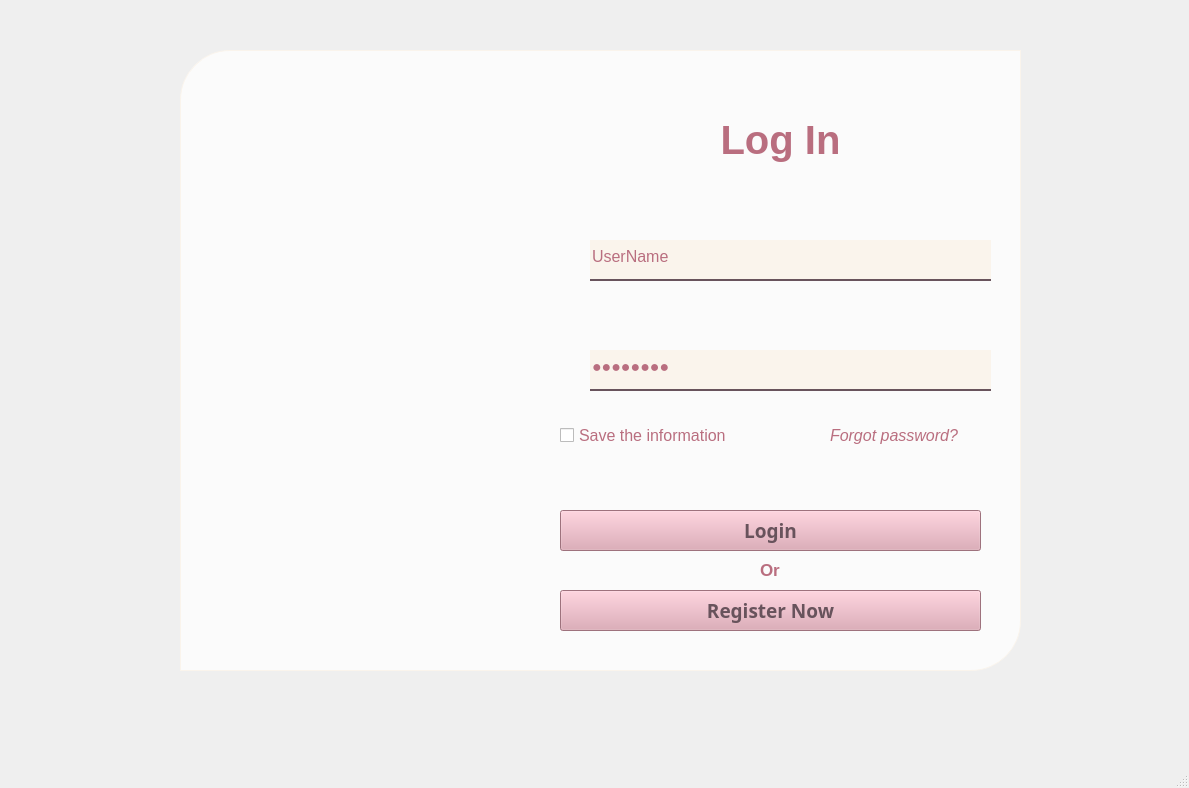
<?xml version="1.0" encoding="UTF-8"?>
<ui version="4.0">
 <class>MainWindow</class>
 <widget class="QMainWindow" name="MainWindow">
  <property name="geometry">
   <rect>
    <x>0</x>
    <y>0</y>
    <width>1189</width>
    <height>788</height>
   </rect>
  </property>
  <property name="maximumSize">
   <size>
    <width>1189</width>
    <height>16777215</height>
   </size>
  </property>
  <property name="windowTitle">
   <string>MainWindow</string>
  </property>
  <widget class="QWidget" name="centralwidget">
   <widget class="QLabel" name="label">
    <property name="geometry">
     <rect>
      <x>0</x>
      <y>-10</y>
      <width>1191</width>
      <height>751</height>
     </rect>
    </property>
    <property name="autoFillBackground">
     <bool>false</bool>
    </property>
    <property name="styleSheet">
     <string notr="true">border-image: url(:/Background/Background.jpg);</string>
    </property>
    <property name="text">
     <string/>
    </property>
    <property name="pixmap">
     <pixmap>images/Background.jpg</pixmap>
    </property>
    <property name="scaledContents">
     <bool>true</bool>
    </property>
   </widget>
   <widget class="QLabel" name="label_2">
    <property name="geometry">
     <rect>
      <x>180</x>
      <y>50</y>
      <width>351</width>
      <height>621</height>
     </rect>
    </property>
    <property name="autoFillBackground">
     <bool>false</bool>
    </property>
    <property name="styleSheet">
     <string notr="true"> border-top-left-radius: 50px;     
    border-top-right-radius: 0px;    
    border-bottom-left-radius: 0px;    
    border-bottom-right-radius: 0px;  

  </string>
    </property>
    <property name="text">
     <string/>
    </property>
    <property name="textFormat">
     <enum>Qt::PlainText</enum>
    </property>
    <property name="pixmap">
     <pixmap resource="images/bg.qrc">:/Background/Logo.png</pixmap>
    </property>
    <property name="scaledContents">
     <bool>true</bool>
    </property>
    <property name="alignment">
     <set>Qt::AlignLeading|Qt::AlignLeft|Qt::AlignVCenter</set>
    </property>
    <property name="wordWrap">
     <bool>false</bool>
    </property>
   </widget>
   <widget class="QLabel" name="label_4">
    <property name="geometry">
     <rect>
      <x>180</x>
      <y>50</y>
      <width>841</width>
      <height>621</height>
     </rect>
    </property>
    <property name="styleSheet">
     <string notr="true">background-color: rgba(255, 255, 255, 192);
 
    padding: 10px;
 border: 1px solid #faf4ec; 
border-top-left-radius: 50px;
border-top-right-radius: 0px;      /* góc trên phải */
    border-bottom-left-radius: 0px;    /* góc dưới trái */
    border-bottom-right-radius: 50px;  /* góc dưới phải */</string>
    </property>
    <property name="text">
     <string/>
    </property>
   </widget>
   <widget class="QLabel" name="label_3">
    <property name="geometry">
     <rect>
      <x>680</x>
      <y>100</y>
      <width>201</width>
      <height>81</height>
     </rect>
    </property>
    <property name="font">
     <font>
      <pointsize>30</pointsize>
      <weight>75</weight>
      <bold>true</bold>
      <kerning>false</kerning>
     </font>
    </property>
    <property name="styleSheet">
     <string notr="true">color: rgb(185, 110, 127);</string>
    </property>
    <property name="text">
     <string>&lt;html&gt;&lt;head/&gt;&lt;body&gt;&lt;p align=&quot;center&quot;&gt;Log In&lt;/p&gt;&lt;/body&gt;&lt;/html&gt;</string>
    </property>
   </widget>
   <widget class="QLineEdit" name="lineEditUserName">
    <property name="geometry">
     <rect>
      <x>590</x>
      <y>240</y>
      <width>401</width>
      <height>41</height>
     </rect>
    </property>
    <property name="font">
     <font>
      <pointsize>12</pointsize>
     </font>
    </property>
    <property name="styleSheet">
     <string notr="true">background-color: rgb(250, 244, 236);
    border: none;                                   /* Xóa viền mặc định */
    border-bottom:  2px solid rgba(104, 83, 92);
                         /* Màu chữ đen */
color: rgb(185, 110, 127);
    padding-bottom: 7px;                            /* Tạo khoảng cách giữa chữ và gạch */
</string>
    </property>
    <property name="text">
     <string>UserName</string>
    </property>
   </widget>
   <widget class="QCheckBox" name="checkBoxSave">
    <property name="geometry">
     <rect>
      <x>560</x>
      <y>420</y>
      <width>221</width>
      <height>31</height>
     </rect>
    </property>
    <property name="font">
     <font>
      <pointsize>12</pointsize>
     </font>
    </property>
    <property name="styleSheet">
     <string notr="true">color: rgb(185, 110, 127);</string>
    </property>
    <property name="text">
     <string>Save the information</string>
    </property>
   </widget>
   <widget class="QPushButton" name="pushButtonLogin">
    <property name="geometry">
     <rect>
      <x>560</x>
      <y>510</y>
      <width>421</width>
      <height>41</height>
     </rect>
    </property>
    <property name="baseSize">
     <size>
      <width>0</width>
      <height>0</height>
     </size>
    </property>
    <property name="font">
     <font>
      <family>Segoe UI Semilight</family>
      <pointsize>14</pointsize>
      <weight>75</weight>
      <italic>false</italic>
      <bold>true</bold>
     </font>
    </property>
    <property name="styleSheet">
     <string notr="true">color: rgb(104, 83, 92);
background-color: rgb(221, 160, 175);</string>
    </property>
    <property name="text">
     <string>Login</string>
    </property>
    <property name="iconSize">
     <size>
      <width>40</width>
      <height>40</height>
     </size>
    </property>
   </widget>
   <widget class="QLabel" name="labelForgot">
    <property name="geometry">
     <rect>
      <x>830</x>
      <y>420</y>
      <width>161</width>
      <height>31</height>
     </rect>
    </property>
    <property name="font">
     <font>
      <pointsize>12</pointsize>
      <italic>true</italic>
     </font>
    </property>
    <property name="focusPolicy">
     <enum>Qt::StrongFocus</enum>
    </property>
    <property name="layoutDirection">
     <enum>Qt::RightToLeft</enum>
    </property>
    <property name="styleSheet">
     <string notr="true">color: rgb(185, 110, 127);</string>
    </property>
    <property name="text">
     <string>Forgot password?</string>
    </property>
    <property name="textFormat">
     <enum>Qt::PlainText</enum>
    </property>
   </widget>
   <widget class="QLineEdit" name="lineEditPassword">
    <property name="geometry">
     <rect>
      <x>590</x>
      <y>350</y>
      <width>401</width>
      <height>41</height>
     </rect>
    </property>
    <property name="font">
     <font>
      <pointsize>12</pointsize>
     </font>
    </property>
    <property name="styleSheet">
     <string notr="true">background-color: rgb(250, 244, 236);
    border: none;                                   /* Xóa viền mặc định */
    border-bottom:  2px solid rgba(104, 83, 92);
                         /* Màu chữ đen */
color: rgb(185, 110, 127);
    padding-bottom: 7px;                            /* Tạo khoảng cách giữa chữ và gạch */
</string>
    </property>
    <property name="text">
     <string>Password</string>
    </property>
    <property name="echoMode">
     <enum>QLineEdit::Password</enum>
    </property>
   </widget>
   <widget class="QPushButton" name="pushButtonRegisterNow">
    <property name="geometry">
     <rect>
      <x>560</x>
      <y>590</y>
      <width>421</width>
      <height>41</height>
     </rect>
    </property>
    <property name="baseSize">
     <size>
      <width>0</width>
      <height>0</height>
     </size>
    </property>
    <property name="font">
     <font>
      <family>Segoe UI Semilight</family>
      <pointsize>14</pointsize>
      <weight>75</weight>
      <italic>false</italic>
      <bold>true</bold>
     </font>
    </property>
    <property name="styleSheet">
     <string notr="true">color: rgb(104, 83, 92);
background-color: rgb(221, 160, 175);</string>
    </property>
    <property name="text">
     <string>Register Now</string>
    </property>
    <property name="iconSize">
     <size>
      <width>40</width>
      <height>40</height>
     </size>
    </property>
   </widget>
   <widget class="QLabel" name="labelForgotCus_2">
    <property name="geometry">
     <rect>
      <x>760</x>
      <y>560</y>
      <width>41</width>
      <height>21</height>
     </rect>
    </property>
    <property name="font">
     <font>
      <pointsize>13</pointsize>
      <weight>75</weight>
      <bold>true</bold>
     </font>
    </property>
    <property name="focusPolicy">
     <enum>Qt::StrongFocus</enum>
    </property>
    <property name="layoutDirection">
     <enum>Qt::RightToLeft</enum>
    </property>
    <property name="styleSheet">
     <string notr="true">color: rgb(185, 110, 127);</string>
    </property>
    <property name="text">
     <string>Or</string>
    </property>
    <property name="textFormat">
     <enum>Qt::PlainText</enum>
    </property>
   </widget>
   <widget class="QLabel" name="label_5">
    <property name="geometry">
     <rect>
      <x>550</x>
      <y>250</y>
      <width>31</width>
      <height>31</height>
     </rect>
    </property>
    <property name="text">
     <string/>
    </property>
    <property name="pixmap">
     <pixmap>images/ic_username.png</pixmap>
    </property>
    <property name="scaledContents">
     <bool>true</bool>
    </property>
   </widget>
   <widget class="QLabel" name="label_6">
    <property name="geometry">
     <rect>
      <x>550</x>
      <y>360</y>
      <width>31</width>
      <height>31</height>
     </rect>
    </property>
    <property name="text">
     <string/>
    </property>
    <property name="pixmap">
     <pixmap>images/ic_password.png</pixmap>
    </property>
    <property name="scaledContents">
     <bool>true</bool>
    </property>
   </widget>
   <zorder>label</zorder>
   <zorder>label_4</zorder>
   <zorder>label_2</zorder>
   <zorder>label_3</zorder>
   <zorder>lineEditUserName</zorder>
   <zorder>checkBoxSave</zorder>
   <zorder>pushButtonLogin</zorder>
   <zorder>labelForgot</zorder>
   <zorder>lineEditPassword</zorder>
   <zorder>pushButtonRegisterNow</zorder>
   <zorder>labelForgotCus_2</zorder>
   <zorder>label_5</zorder>
   <zorder>label_6</zorder>
  </widget>
  <widget class="QMenuBar" name="menubar">
   <property name="geometry">
    <rect>
     <x>0</x>
     <y>0</y>
     <width>1189</width>
     <height>26</height>
    </rect>
   </property>
  </widget>
  <widget class="QStatusBar" name="statusbar"/>
 </widget>
 <resources>
  <include location="images/bg.qrc"/>
 </resources>
 <connections/>
</ui>
